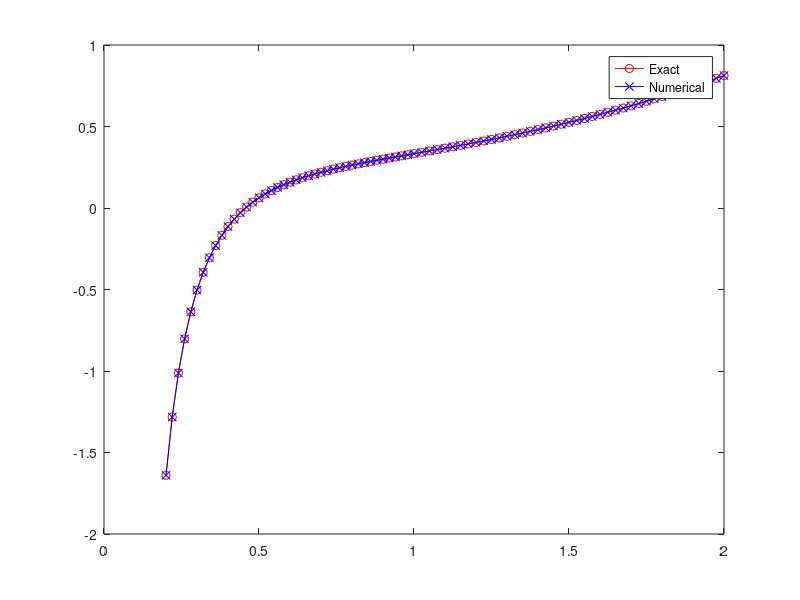
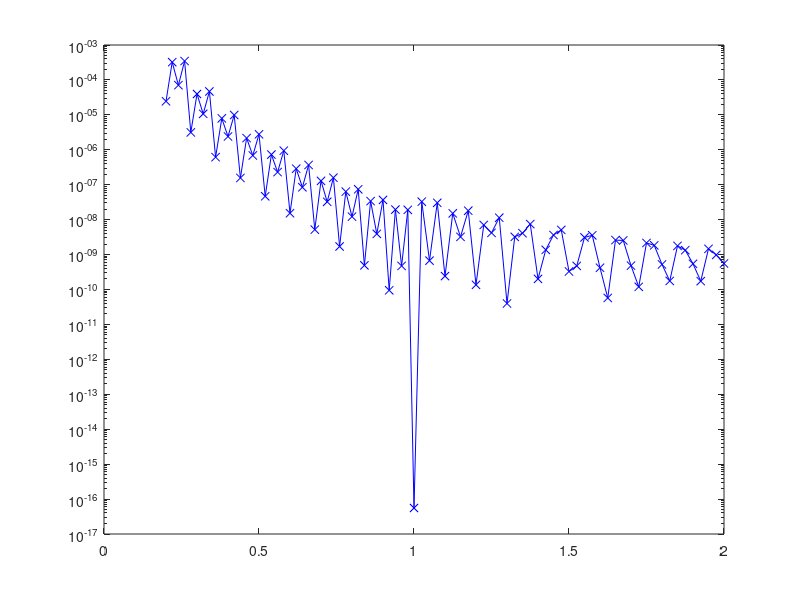

Reproduce these figures in MATLAB, in order.
byhand = @(t) (t.^2).*1./4-t./3+0.5-(1./12).*(1./(t.^2));

tspan=[1, 0.2];
f=@(t,y) t - 1 + 1./t - (2./t .* y);
y0 = 1./3;

[t1,y1]=ode45(f,tspan,y0);

tspan = [1,2];

[t2,y2]=ode45(f,tspan,y0);

tcom = [flip(t1);t2(2:length(t2))]
ycom = [flip(y1);y2(2:length(y2))]

figure
plot(tcom, byhand(tcom), 'r-o');
hold on;
plot(tcom, ycom, 'b-x');
legend('Exact','Numerical');

err = abs(byhand(tcom)-ycom);


figure
semilogy(tcom, err, 'b-x');
